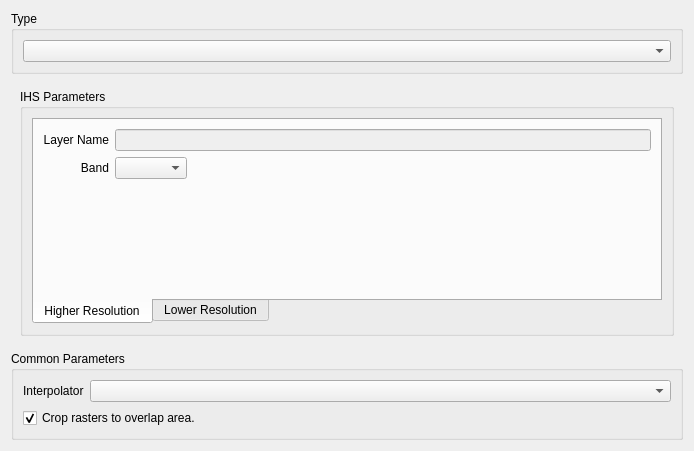
<?xml version="1.0" encoding="UTF-8"?>
<ui version="4.0">
 <class>FusionWizardPageForm</class>
 <widget class="QWizardPage" name="FusionWizardPageForm">
  <property name="geometry">
   <rect>
    <x>0</x>
    <y>0</y>
    <width>694</width>
    <height>423</height>
   </rect>
  </property>
  <property name="windowTitle">
   <string>Fusion</string>
  </property>
  <layout class="QGridLayout" name="gridLayout_42">
   <item row="0" column="0">
    <layout class="QGridLayout" name="gridLayout_41">
     <item row="0" column="0">
      <widget class="QGroupBox" name="groupBox">
       <property name="title">
        <string>Type</string>
       </property>
       <property name="flat">
        <bool>true</bool>
       </property>
       <layout class="QGridLayout" name="gridLayout_8">
        <item row="0" column="0">
         <widget class="QComboBox" name="m_fusionTypeComboBox">
          <property name="sizePolicy">
           <sizepolicy hsizetype="MinimumExpanding" vsizetype="Fixed">
            <horstretch>0</horstretch>
            <verstretch>0</verstretch>
           </sizepolicy>
          </property>
         </widget>
        </item>
       </layout>
      </widget>
     </item>
     <item row="2" column="0">
      <widget class="QGroupBox" name="groupBox_6">
       <property name="title">
        <string>Common Parameters</string>
       </property>
       <property name="flat">
        <bool>true</bool>
       </property>
       <layout class="QGridLayout" name="gridLayout_23">
        <item row="0" column="0">
         <layout class="QGridLayout" name="gridLayout_18">
          <item row="0" column="0">
           <layout class="QGridLayout" name="gridLayout_12">
            <item row="0" column="0">
             <widget class="QLabel" name="label">
              <property name="text">
               <string>Interpolator</string>
              </property>
             </widget>
            </item>
            <item row="0" column="1">
             <widget class="QComboBox" name="m_interpolatorComboBox">
              <property name="sizePolicy">
               <sizepolicy hsizetype="MinimumExpanding" vsizetype="Fixed">
                <horstretch>0</horstretch>
                <verstretch>0</verstretch>
               </sizepolicy>
              </property>
             </widget>
            </item>
           </layout>
          </item>
          <item row="1" column="0">
           <widget class="QCheckBox" name="m_cropCheckBox">
            <property name="text">
             <string>Crop rasters to overlap area.</string>
            </property>
            <property name="checked">
             <bool>true</bool>
            </property>
           </widget>
          </item>
         </layout>
        </item>
       </layout>
      </widget>
     </item>
     <item row="1" column="0">
      <widget class="QStackedWidget" name="m_stackedWidget">
       <property name="sizePolicy">
        <sizepolicy hsizetype="Minimum" vsizetype="Preferred">
         <horstretch>0</horstretch>
         <verstretch>0</verstretch>
        </sizepolicy>
       </property>
       <property name="currentIndex">
        <number>0</number>
       </property>
       <widget class="QWidget" name="page_5">
        <layout class="QGridLayout" name="gridLayout_39">
         <item row="0" column="0">
          <widget class="QGroupBox" name="groupBox_2">
           <property name="title">
            <string>IHS Parameters</string>
           </property>
           <property name="flat">
            <bool>true</bool>
           </property>
           <layout class="QGridLayout" name="gridLayout_38">
            <item row="0" column="0">
             <widget class="QTabWidget" name="tabWidget_2">
              <property name="tabPosition">
               <enum>QTabWidget::South</enum>
              </property>
              <property name="tabShape">
               <enum>QTabWidget::Rounded</enum>
              </property>
              <property name="currentIndex">
               <number>0</number>
              </property>
              <widget class="QWidget" name="tab_4">
               <attribute name="title">
                <string>Higher Resolution</string>
               </attribute>
               <layout class="QGridLayout" name="gridLayout_44">
                <item row="0" column="0">
                 <layout class="QGridLayout" name="gridLayout_17">
                  <item row="0" column="0">
                   <layout class="QGridLayout" name="gridLayout_16">
                    <item row="0" column="0">
                     <layout class="QGridLayout" name="gridLayout_11">
                      <item row="0" column="0">
                       <widget class="QLabel" name="label_10">
                        <property name="text">
                         <string>Layer Name</string>
                        </property>
                        <property name="alignment">
                         <set>Qt::AlignRight|Qt::AlignTrailing|Qt::AlignVCenter</set>
                        </property>
                       </widget>
                      </item>
                      <item row="1" column="0">
                       <widget class="QLabel" name="label_7">
                        <property name="text">
                         <string>Band</string>
                        </property>
                        <property name="alignment">
                         <set>Qt::AlignRight|Qt::AlignTrailing|Qt::AlignVCenter</set>
                        </property>
                       </widget>
                      </item>
                     </layout>
                    </item>
                    <item row="0" column="1">
                     <layout class="QGridLayout" name="gridLayout_15">
                      <item row="0" column="0">
                       <widget class="QLineEdit" name="m_higherLineEdit_IHS">
                        <property name="enabled">
                         <bool>false</bool>
                        </property>
                       </widget>
                      </item>
                      <item row="1" column="0">
                       <layout class="QGridLayout" name="gridLayout_10">
                        <item row="0" column="0">
                         <widget class="QComboBox" name="m_bandComboBox_IHS">
                          <property name="sizePolicy">
                           <sizepolicy hsizetype="Preferred" vsizetype="Fixed">
                            <horstretch>0</horstretch>
                            <verstretch>0</verstretch>
                           </sizepolicy>
                          </property>
                         </widget>
                        </item>
                        <item row="0" column="1">
                         <spacer name="horizontalSpacer_3">
                          <property name="orientation">
                           <enum>Qt::Horizontal</enum>
                          </property>
                          <property name="sizeHint" stdset="0">
                           <size>
                            <width>40</width>
                            <height>20</height>
                           </size>
                          </property>
                         </spacer>
                        </item>
                       </layout>
                      </item>
                     </layout>
                    </item>
                   </layout>
                  </item>
                  <item row="1" column="0">
                   <spacer name="verticalSpacer_3">
                    <property name="orientation">
                     <enum>Qt::Vertical</enum>
                    </property>
                    <property name="sizeHint" stdset="0">
                     <size>
                      <width>20</width>
                      <height>40</height>
                     </size>
                    </property>
                   </spacer>
                  </item>
                 </layout>
                </item>
               </layout>
              </widget>
              <widget class="QWidget" name="tab_5">
               <attribute name="title">
                <string>Lower Resolution</string>
               </attribute>
               <layout class="QGridLayout" name="gridLayout_6">
                <item row="0" column="0">
                 <layout class="QGridLayout" name="gridLayout_5">
                  <item row="0" column="0">
                   <layout class="QGridLayout" name="gridLayout_4">
                    <item row="0" column="0">
                     <layout class="QGridLayout" name="gridLayout_2">
                      <item row="0" column="0">
                       <widget class="QLabel" name="label_12">
                        <property name="text">
                         <string>Layer Name</string>
                        </property>
                        <property name="alignment">
                         <set>Qt::AlignRight|Qt::AlignTrailing|Qt::AlignVCenter</set>
                        </property>
                       </widget>
                      </item>
                      <item row="1" column="0">
                       <widget class="QLabel" name="label_2">
                        <property name="text">
                         <string>R</string>
                        </property>
                        <property name="alignment">
                         <set>Qt::AlignRight|Qt::AlignTrailing|Qt::AlignVCenter</set>
                        </property>
                       </widget>
                      </item>
                      <item row="2" column="0">
                       <widget class="QLabel" name="label_3">
                        <property name="text">
                         <string>G</string>
                        </property>
                        <property name="alignment">
                         <set>Qt::AlignRight|Qt::AlignTrailing|Qt::AlignVCenter</set>
                        </property>
                       </widget>
                      </item>
                      <item row="3" column="0">
                       <widget class="QLabel" name="label_4">
                        <property name="text">
                         <string>B</string>
                        </property>
                        <property name="alignment">
                         <set>Qt::AlignRight|Qt::AlignTrailing|Qt::AlignVCenter</set>
                        </property>
                       </widget>
                      </item>
                     </layout>
                    </item>
                    <item row="0" column="1">
                     <layout class="QGridLayout" name="gridLayout">
                      <item row="0" column="0" colspan="2">
                       <widget class="QLineEdit" name="m_ihsLowerLineEdit">
                        <property name="enabled">
                         <bool>false</bool>
                        </property>
                       </widget>
                      </item>
                      <item row="1" column="0">
                       <widget class="QComboBox" name="m_ihsRComboBox">
                        <property name="sizePolicy">
                         <sizepolicy hsizetype="Preferred" vsizetype="Fixed">
                          <horstretch>0</horstretch>
                          <verstretch>0</verstretch>
                         </sizepolicy>
                        </property>
                       </widget>
                      </item>
                      <item row="1" column="1">
                       <spacer name="horizontalSpacer_4">
                        <property name="orientation">
                         <enum>Qt::Horizontal</enum>
                        </property>
                        <property name="sizeHint" stdset="0">
                         <size>
                          <width>40</width>
                          <height>20</height>
                         </size>
                        </property>
                       </spacer>
                      </item>
                      <item row="2" column="0">
                       <widget class="QComboBox" name="m_ihsGComboBox">
                        <property name="sizePolicy">
                         <sizepolicy hsizetype="Preferred" vsizetype="Fixed">
                          <horstretch>0</horstretch>
                          <verstretch>0</verstretch>
                         </sizepolicy>
                        </property>
                       </widget>
                      </item>
                      <item row="2" column="1">
                       <spacer name="horizontalSpacer_5">
                        <property name="orientation">
                         <enum>Qt::Horizontal</enum>
                        </property>
                        <property name="sizeHint" stdset="0">
                         <size>
                          <width>40</width>
                          <height>20</height>
                         </size>
                        </property>
                       </spacer>
                      </item>
                      <item row="3" column="0">
                       <widget class="QComboBox" name="m_ihsBComboBox">
                        <property name="sizePolicy">
                         <sizepolicy hsizetype="Preferred" vsizetype="Fixed">
                          <horstretch>0</horstretch>
                          <verstretch>0</verstretch>
                         </sizepolicy>
                        </property>
                       </widget>
                      </item>
                      <item row="3" column="1">
                       <spacer name="horizontalSpacer_6">
                        <property name="orientation">
                         <enum>Qt::Horizontal</enum>
                        </property>
                        <property name="sizeHint" stdset="0">
                         <size>
                          <width>40</width>
                          <height>20</height>
                         </size>
                        </property>
                       </spacer>
                      </item>
                     </layout>
                    </item>
                   </layout>
                  </item>
                  <item row="1" column="0">
                   <spacer name="verticalSpacer_4">
                    <property name="orientation">
                     <enum>Qt::Vertical</enum>
                    </property>
                    <property name="sizeHint" stdset="0">
                     <size>
                      <width>20</width>
                      <height>40</height>
                     </size>
                    </property>
                   </spacer>
                  </item>
                 </layout>
                </item>
               </layout>
              </widget>
             </widget>
            </item>
           </layout>
          </widget>
         </item>
        </layout>
       </widget>
       <widget class="QWidget" name="page">
        <layout class="QGridLayout" name="gridLayout_40">
         <item row="0" column="0">
          <widget class="QGroupBox" name="groupBox_3">
           <property name="title">
            <string>PCA Parameters</string>
           </property>
           <property name="flat">
            <bool>true</bool>
           </property>
           <layout class="QGridLayout" name="gridLayout_21">
            <item row="0" column="0">
             <widget class="QTabWidget" name="tabWidget_3">
              <property name="tabPosition">
               <enum>QTabWidget::South</enum>
              </property>
              <property name="currentIndex">
               <number>0</number>
              </property>
              <widget class="QWidget" name="tab_6">
               <attribute name="title">
                <string>Higher Resolution</string>
               </attribute>
               <layout class="QGridLayout" name="gridLayout_45">
                <item row="0" column="0">
                 <layout class="QGridLayout" name="gridLayout_43">
                  <item row="0" column="0">
                   <layout class="QGridLayout" name="gridLayout_20">
                    <item row="0" column="0">
                     <layout class="QGridLayout" name="gridLayout_19">
                      <item row="0" column="0">
                       <widget class="QLabel" name="label_13">
                        <property name="text">
                         <string>Layer Name</string>
                        </property>
                        <property name="alignment">
                         <set>Qt::AlignRight|Qt::AlignTrailing|Qt::AlignVCenter</set>
                        </property>
                       </widget>
                      </item>
                      <item row="1" column="0">
                       <widget class="QLabel" name="label_8">
                        <property name="text">
                         <string>Band</string>
                        </property>
                        <property name="alignment">
                         <set>Qt::AlignRight|Qt::AlignTrailing|Qt::AlignVCenter</set>
                        </property>
                       </widget>
                      </item>
                     </layout>
                    </item>
                    <item row="0" column="1">
                     <layout class="QGridLayout" name="gridLayout_14">
                      <item row="0" column="0">
                       <widget class="QLineEdit" name="m_higherLineEdit_PCA">
                        <property name="enabled">
                         <bool>false</bool>
                        </property>
                       </widget>
                      </item>
                      <item row="1" column="0">
                       <layout class="QGridLayout" name="gridLayout_9">
                        <item row="0" column="0">
                         <widget class="QComboBox" name="m_bandComboBox_PCA">
                          <property name="sizePolicy">
                           <sizepolicy hsizetype="Preferred" vsizetype="Fixed">
                            <horstretch>0</horstretch>
                            <verstretch>0</verstretch>
                           </sizepolicy>
                          </property>
                         </widget>
                        </item>
                        <item row="0" column="1">
                         <spacer name="horizontalSpacer_7">
                          <property name="orientation">
                           <enum>Qt::Horizontal</enum>
                          </property>
                          <property name="sizeHint" stdset="0">
                           <size>
                            <width>40</width>
                            <height>20</height>
                           </size>
                          </property>
                         </spacer>
                        </item>
                       </layout>
                      </item>
                     </layout>
                    </item>
                   </layout>
                  </item>
                  <item row="1" column="0">
                   <spacer name="verticalSpacer_5">
                    <property name="orientation">
                     <enum>Qt::Vertical</enum>
                    </property>
                    <property name="sizeHint" stdset="0">
                     <size>
                      <width>20</width>
                      <height>40</height>
                     </size>
                    </property>
                   </spacer>
                  </item>
                 </layout>
                </item>
               </layout>
              </widget>
              <widget class="QWidget" name="tab_7">
               <attribute name="title">
                <string>Lower Resolution</string>
               </attribute>
               <layout class="QGridLayout" name="gridLayout_46">
                <item row="0" column="0">
                 <layout class="QGridLayout" name="gridLayout_13">
                  <item row="0" column="0">
                   <layout class="QGridLayout" name="gridLayout_7">
                    <item row="0" column="0">
                     <widget class="QLabel" name="label_14">
                      <property name="text">
                       <string>Layer Name</string>
                      </property>
                     </widget>
                    </item>
                    <item row="0" column="1">
                     <widget class="QLineEdit" name="m_pcaLowerLineEdit">
                      <property name="enabled">
                       <bool>false</bool>
                      </property>
                     </widget>
                    </item>
                   </layout>
                  </item>
                  <item row="1" column="0">
                   <widget class="QListWidget" name="m_listWidget">
                    <property name="selectionMode">
                     <enum>QAbstractItemView::MultiSelection</enum>
                    </property>
                   </widget>
                  </item>
                 </layout>
                </item>
               </layout>
              </widget>
             </widget>
            </item>
           </layout>
          </widget>
         </item>
        </layout>
       </widget>
       <widget class="QWidget" name="page_2">
        <layout class="QGridLayout" name="gridLayout_37">
         <item row="0" column="0">
          <widget class="QGroupBox" name="groupBox_5">
           <property name="title">
            <string>Wisper Parameters</string>
           </property>
           <property name="flat">
            <bool>true</bool>
           </property>
           <layout class="QGridLayout" name="gridLayout_48">
            <item row="0" column="0">
             <layout class="QGridLayout" name="gridLayout_47">
              <item row="0" column="0">
               <widget class="QTabWidget" name="tabWidget">
                <property name="tabPosition">
                 <enum>QTabWidget::South</enum>
                </property>
                <property name="currentIndex">
                 <number>0</number>
                </property>
                <widget class="QWidget" name="tab">
                 <attribute name="title">
                  <string>Higher Resolution</string>
                 </attribute>
                 <layout class="QGridLayout" name="gridLayout_49">
                  <item row="0" column="0">
                   <layout class="QGridLayout" name="gridLayout_27">
                    <item row="0" column="0">
                     <layout class="QGridLayout" name="gridLayout_26">
                      <item row="0" column="0">
                       <layout class="QGridLayout" name="gridLayout_24">
                        <item row="0" column="0">
                         <widget class="QLabel" name="label_15">
                          <property name="text">
                           <string>Layer Name</string>
                          </property>
                          <property name="alignment">
                           <set>Qt::AlignRight|Qt::AlignTrailing|Qt::AlignVCenter</set>
                          </property>
                         </widget>
                        </item>
                        <item row="1" column="0">
                         <widget class="QLabel" name="label_9">
                          <property name="text">
                           <string>Band</string>
                          </property>
                          <property name="alignment">
                           <set>Qt::AlignRight|Qt::AlignTrailing|Qt::AlignVCenter</set>
                          </property>
                         </widget>
                        </item>
                        <item row="2" column="0">
                         <widget class="QLabel" name="label_11">
                          <property name="text">
                           <string>Sensor Type</string>
                          </property>
                          <property name="alignment">
                           <set>Qt::AlignRight|Qt::AlignTrailing|Qt::AlignVCenter</set>
                          </property>
                         </widget>
                        </item>
                       </layout>
                      </item>
                      <item row="0" column="1">
                       <layout class="QGridLayout" name="gridLayout_25">
                        <item row="0" column="0">
                         <widget class="QLineEdit" name="m_higherLineEdit_Wisper">
                          <property name="enabled">
                           <bool>false</bool>
                          </property>
                         </widget>
                        </item>
                        <item row="1" column="0">
                         <layout class="QGridLayout" name="gridLayout_3">
                          <item row="0" column="0">
                           <widget class="QComboBox" name="m_bandComboBox_Wisper">
                            <property name="sizePolicy">
                             <sizepolicy hsizetype="Preferred" vsizetype="Fixed">
                              <horstretch>0</horstretch>
                              <verstretch>0</verstretch>
                             </sizepolicy>
                            </property>
                           </widget>
                          </item>
                          <item row="0" column="1">
                           <spacer name="horizontalSpacer_2">
                            <property name="orientation">
                             <enum>Qt::Horizontal</enum>
                            </property>
                            <property name="sizeHint" stdset="0">
                             <size>
                              <width>40</width>
                              <height>20</height>
                             </size>
                            </property>
                           </spacer>
                          </item>
                         </layout>
                        </item>
                        <item row="2" column="0">
                         <layout class="QGridLayout" name="gridLayout_22">
                          <item row="0" column="1">
                           <widget class="QComboBox" name="m_sensorTypeComboBox">
                            <property name="sizePolicy">
                             <sizepolicy hsizetype="MinimumExpanding" vsizetype="Fixed">
                              <horstretch>0</horstretch>
                              <verstretch>0</verstretch>
                             </sizepolicy>
                            </property>
                           </widget>
                          </item>
                          <item row="0" column="0">
                           <widget class="QToolButton" name="m_csvToolButton">
                            <property name="toolTip">
                             <string>Open Spectral Response Function File...</string>
                            </property>
                            <property name="text">
                             <string>...</string>
                            </property>
                           </widget>
                          </item>
                         </layout>
                        </item>
                       </layout>
                      </item>
                     </layout>
                    </item>
                    <item row="1" column="0">
                     <spacer name="verticalSpacer">
                      <property name="orientation">
                       <enum>Qt::Vertical</enum>
                      </property>
                      <property name="sizeHint" stdset="0">
                       <size>
                        <width>20</width>
                        <height>40</height>
                       </size>
                      </property>
                     </spacer>
                    </item>
                   </layout>
                  </item>
                 </layout>
                </widget>
                <widget class="QWidget" name="tab_2">
                 <attribute name="title">
                  <string>Lower Resolution</string>
                 </attribute>
                 <layout class="QGridLayout" name="gridLayout_31">
                  <item row="0" column="0">
                   <layout class="QGridLayout" name="gridLayout_29">
                    <item row="0" column="0">
                     <layout class="QGridLayout" name="gridLayout_28">
                      <item row="0" column="0">
                       <widget class="QLabel" name="label_16">
                        <property name="text">
                         <string>Layer Name</string>
                        </property>
                       </widget>
                      </item>
                      <item row="0" column="1">
                       <widget class="QLineEdit" name="m_wisperLowerLineEdit">
                        <property name="enabled">
                         <bool>false</bool>
                        </property>
                       </widget>
                      </item>
                     </layout>
                    </item>
                    <item row="1" column="0">
                     <widget class="QTableWidget" name="m_wisperTableWidget">
                      <property name="minimumSize">
                       <size>
                        <width>0</width>
                        <height>130</height>
                       </size>
                      </property>
                      <property name="selectionMode">
                       <enum>QAbstractItemView::NoSelection</enum>
                      </property>
                      <attribute name="horizontalHeaderStretchLastSection">
                       <bool>true</bool>
                      </attribute>
                      <attribute name="verticalHeaderVisible">
                       <bool>false</bool>
                      </attribute>
                      <column>
                       <property name="text">
                        <string>Band</string>
                       </property>
                      </column>
                      <column>
                       <property name="text">
                        <string>CSV</string>
                       </property>
                      </column>
                      <column>
                       <property name="text">
                        <string>Sensor Type</string>
                       </property>
                      </column>
                     </widget>
                    </item>
                   </layout>
                  </item>
                 </layout>
                </widget>
                <widget class="QWidget" name="tab_3">
                 <attribute name="title">
                  <string>Wavelet</string>
                 </attribute>
                 <layout class="QGridLayout" name="gridLayout_32">
                  <item row="0" column="0">
                   <layout class="QGridLayout" name="gridLayout_30">
                    <item row="0" column="0">
                     <layout class="QGridLayout" name="gridLayout_35">
                      <item row="0" column="0">
                       <layout class="QGridLayout" name="gridLayout_33">
                        <item row="0" column="0">
                         <widget class="QLabel" name="label_5">
                          <property name="text">
                           <string>Filter Type</string>
                          </property>
                          <property name="alignment">
                           <set>Qt::AlignRight|Qt::AlignTrailing|Qt::AlignVCenter</set>
                          </property>
                         </widget>
                        </item>
                        <item row="1" column="0">
                         <widget class="QLabel" name="label_6">
                          <property name="text">
                           <string>Decomposition Levels</string>
                          </property>
                          <property name="alignment">
                           <set>Qt::AlignRight|Qt::AlignTrailing|Qt::AlignVCenter</set>
                          </property>
                         </widget>
                        </item>
                       </layout>
                      </item>
                      <item row="0" column="1">
                       <layout class="QGridLayout" name="gridLayout_34">
                        <item row="0" column="0" colspan="2">
                         <widget class="QComboBox" name="m_waveletComboBox">
                          <property name="sizePolicy">
                           <sizepolicy hsizetype="MinimumExpanding" vsizetype="Fixed">
                            <horstretch>0</horstretch>
                            <verstretch>0</verstretch>
                           </sizepolicy>
                          </property>
                         </widget>
                        </item>
                        <item row="1" column="0">
                         <widget class="QSpinBox" name="m_waveletLevelsSpinBox"/>
                        </item>
                        <item row="1" column="1">
                         <spacer name="horizontalSpacer">
                          <property name="orientation">
                           <enum>Qt::Horizontal</enum>
                          </property>
                          <property name="sizeHint" stdset="0">
                           <size>
                            <width>40</width>
                            <height>20</height>
                           </size>
                          </property>
                         </spacer>
                        </item>
                       </layout>
                      </item>
                     </layout>
                    </item>
                    <item row="1" column="0">
                     <spacer name="verticalSpacer_2">
                      <property name="orientation">
                       <enum>Qt::Vertical</enum>
                      </property>
                      <property name="sizeHint" stdset="0">
                       <size>
                        <width>20</width>
                        <height>40</height>
                       </size>
                      </property>
                     </spacer>
                    </item>
                   </layout>
                  </item>
                 </layout>
                </widget>
               </widget>
              </item>
              <item row="0" column="1">
               <layout class="QGridLayout" name="gridLayout_36">
                <item row="0" column="0">
                 <widget class="QToolButton" name="m_scatterBoolButton">
                  <property name="toolTip">
                   <string>Show Chart of Spectral Response Function...</string>
                  </property>
                  <property name="text">
                   <string>...</string>
                  </property>
                  <property name="checkable">
                   <bool>true</bool>
                  </property>
                 </widget>
                </item>
                <item row="1" column="0">
                 <spacer name="verticalSpacer_6">
                  <property name="orientation">
                   <enum>Qt::Vertical</enum>
                  </property>
                  <property name="sizeHint" stdset="0">
                   <size>
                    <width>20</width>
                    <height>40</height>
                   </size>
                  </property>
                 </spacer>
                </item>
               </layout>
              </item>
             </layout>
            </item>
           </layout>
          </widget>
         </item>
        </layout>
       </widget>
      </widget>
     </item>
    </layout>
   </item>
  </layout>
 </widget>
 <tabstops>
  <tabstop>m_fusionTypeComboBox</tabstop>
  <tabstop>tabWidget_2</tabstop>
  <tabstop>m_higherLineEdit_IHS</tabstop>
  <tabstop>m_bandComboBox_IHS</tabstop>
  <tabstop>m_ihsLowerLineEdit</tabstop>
  <tabstop>m_ihsRComboBox</tabstop>
  <tabstop>m_ihsGComboBox</tabstop>
  <tabstop>m_ihsBComboBox</tabstop>
  <tabstop>m_higherLineEdit_PCA</tabstop>
  <tabstop>m_bandComboBox_PCA</tabstop>
  <tabstop>m_pcaLowerLineEdit</tabstop>
  <tabstop>m_listWidget</tabstop>
  <tabstop>m_higherLineEdit_Wisper</tabstop>
  <tabstop>m_bandComboBox_Wisper</tabstop>
  <tabstop>m_sensorTypeComboBox</tabstop>
  <tabstop>m_wisperLowerLineEdit</tabstop>
  <tabstop>m_wisperTableWidget</tabstop>
  <tabstop>m_waveletComboBox</tabstop>
  <tabstop>m_waveletLevelsSpinBox</tabstop>
  <tabstop>m_interpolatorComboBox</tabstop>
  <tabstop>m_cropCheckBox</tabstop>
  <tabstop>tabWidget</tabstop>
  <tabstop>tabWidget_3</tabstop>
 </tabstops>
 <resources/>
 <connections>
  <connection>
   <sender>m_fusionTypeComboBox</sender>
   <signal>activated(int)</signal>
   <receiver>m_stackedWidget</receiver>
   <slot>setCurrentIndex(int)</slot>
   <hints>
    <hint type="sourcelabel">
     <x>167</x>
     <y>45</y>
    </hint>
    <hint type="destinationlabel">
     <x>262</x>
     <y>249</y>
    </hint>
   </hints>
  </connection>
 </connections>
</ui>
